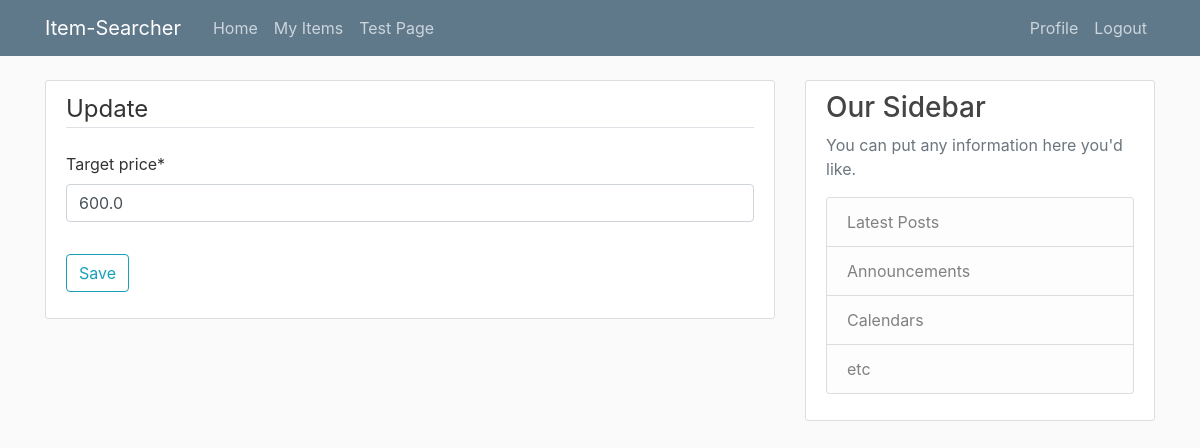
Page /item/18/update (signed in) on the earlier database version.
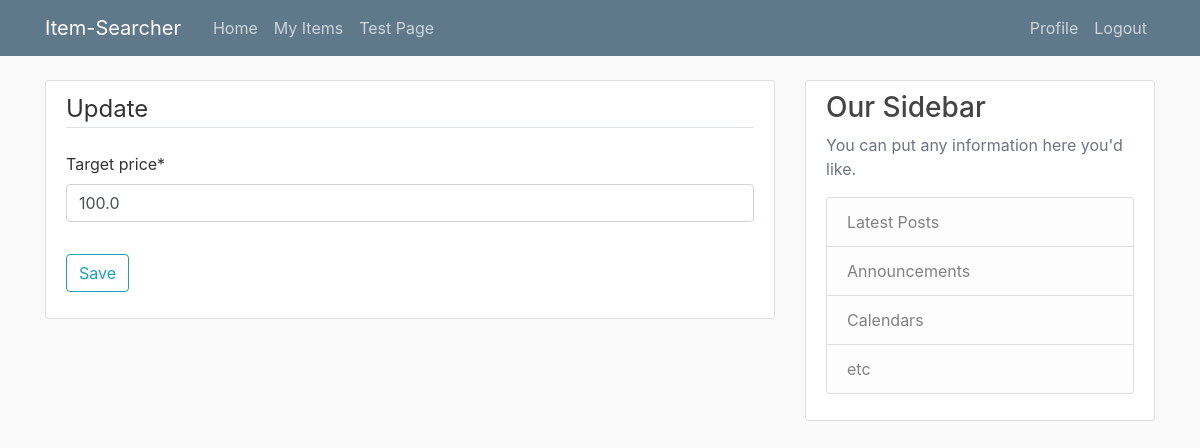
Same page on the later database version.
### item_searcher/models.py (models this page shows)
class TrackingDetails(models.Model):
    target_price = models.FloatField()
    item = models.ForeignKey(Item, on_delete=models.CASCADE)
    user = models.ForeignKey(User, on_delete=models.CASCADE)

### item_searcher/views.py (the view, shortened to what this page needs)
# urls.py: path('item/<int:pk>/update', ItemUpdateView.as_view(), name='item_searcher_update'),
class ItemUpdateView(LoginRequiredMixin, UserPassesTestMixin, UpdateView):
    model = TrackingDetails
    fields = ['target_price']
    def test_func(self):
        user = self.get_object().user  # Gets exact item were updating
        if self.request.user == user:
            return True
        return False

### item_searcher/templates/item_searcher/trackingdetails_form.html (shortened to what this page needs)
{% extends "item_searcher/base.html" %}
{% load crispy_forms_tags %}
{% block content %}
    <div class="content-section">
        <form method="POST">
            <fieldset class="form-group">
                <legend class="border-bottom mb-4">Update</legend>
                {{ form|crispy }}
            </fieldset>
            <div class="form-group">
                <button class="btn btn-outline-info" type="submit">Save</button>
            </div>
        </form>
    </div>
{% endblock content %}

Differences in the rows shown:
changed TrackingDetails: target_price "600.0" → "100.0"
